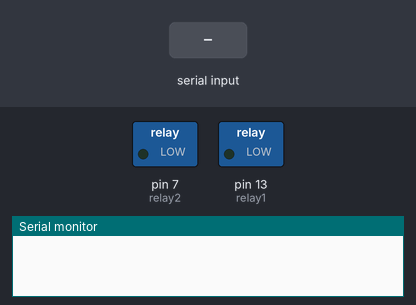
Simulated run of this program. Board: Arduino Uno, built with avr-gcc and run on an emulated ATmega328P. Parts: switched loads named in the program (green lamp = pin HIGH), the last lines printed to the serial monitor. The test bench sets the inputs (shaded band).

Above: at 1.2 s.
1.3 s: "1\n" received over Serial
At 2.5 s:
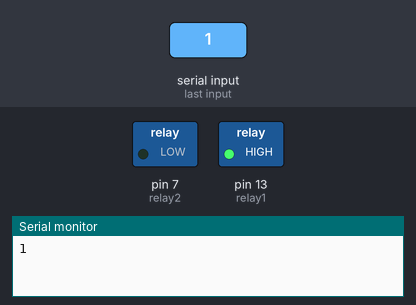
2.8 s: byte 50 ('2') received over Serial
At 3.7 s:
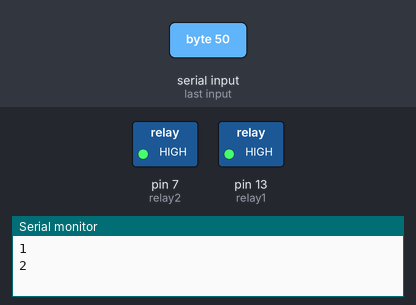
4.3 s: byte 48 ('0') received over Serial
At 4.8 s:
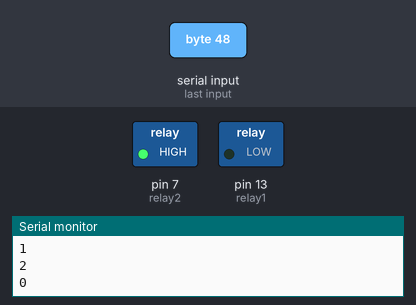
5.8 s: "3\n" received over Serial
At 7.0 s:
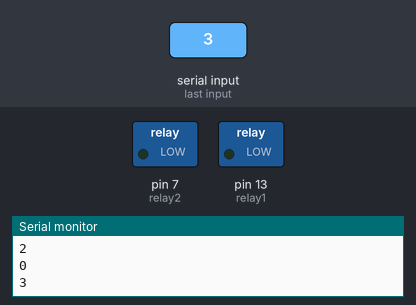
7.3 s: "2\n" received over Serial
At 8.3 s:
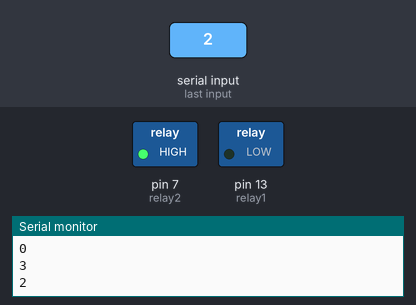
Timing chart, 0 to 9.8 s (numbered marks = the images above; inputs shaded):
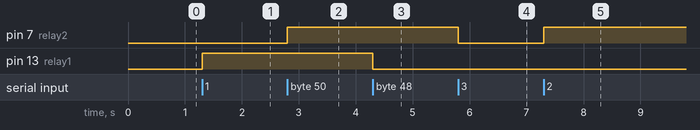

Measured:
- after the input at 1.3 s, pin 13 (relay1): LOW → HIGH at once
- after the input at 2.8 s, pin 7 (relay2): LOW → HIGH at once
- after the input at 4.3 s, pin 13 (relay1): HIGH → LOW at once
- after the input at 5.8 s, pin 7 (relay2): HIGH → LOW at once
- after the input at 7.3 s, pin 7 (relay2): LOW → HIGH at once

The program:

main.cpp
```cpp
#include <Arduino.h>

char Incoming_value = 0;                //Variable for storing Incoming_value
int relay1 = 13;
int relay2 = 7;


void setup()
{
  Serial.begin(9600);         //Sets the data rate in bits per second (baud) for serial data transmission
  pinMode(relay1, OUTPUT);        //Sets digital pin 13 as output pin
  pinMode(relay2, OUTPUT);        //Sets digital pin 7 as output pin
}
void loop()
{
  if(Serial.available() > 0)
  {
    Incoming_value = Serial.read();      //Read the incoming data and store it into variable Incoming_value
    Serial.print(Incoming_value);        //Print Value of Incoming_value in Serial monitor
    Serial.print("\n");        //New line
    if(Incoming_value == '1')            //Checks whether value of Incoming_value is equal to 1
   {
      digitalWrite(relay1, HIGH);  //If value is 1 then LED turns ON
      }
    else if(Incoming_value == '0')       //Checks whether value of Incoming_value is equal to 0
     {
       digitalWrite(relay1, LOW);   //If value is 0 then LED turns OFF
      }
    else if(Incoming_value == '2')       //Checks whether value of Incoming_value is equal to 2
      {
        digitalWrite(relay2, HIGH);   //If value is 2 then LED turns ON
        }
      else if(Incoming_value == '3')       //Checks whether value of Incoming_value is equal to 3
      {
        digitalWrite(relay2, LOW);   //If value is 3 then LED turns OFF
        }


  }

}

// sudo chmod 666 /dev/ttyACM0
```
